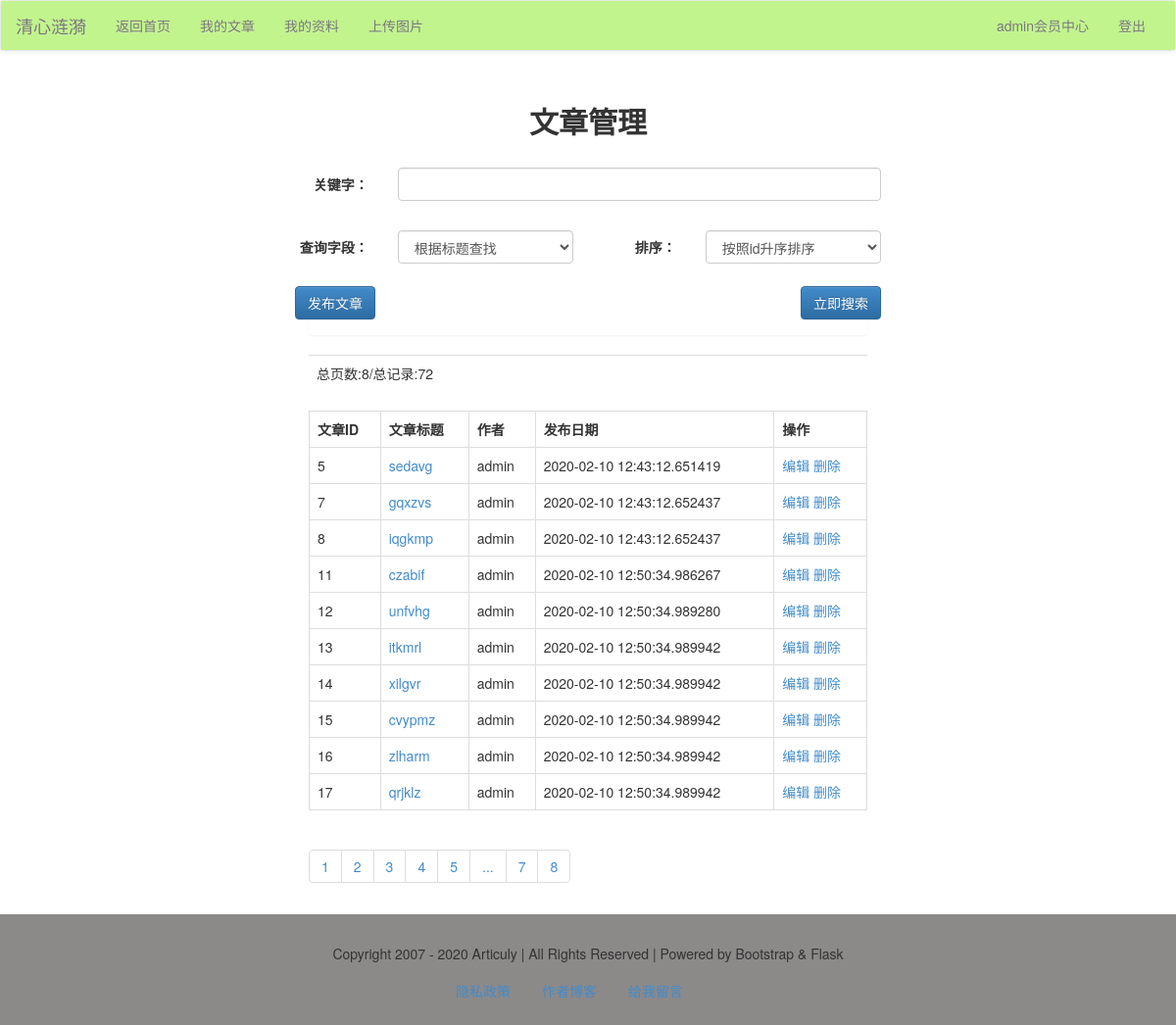
The app's page /member/article/list (signed in), older data.
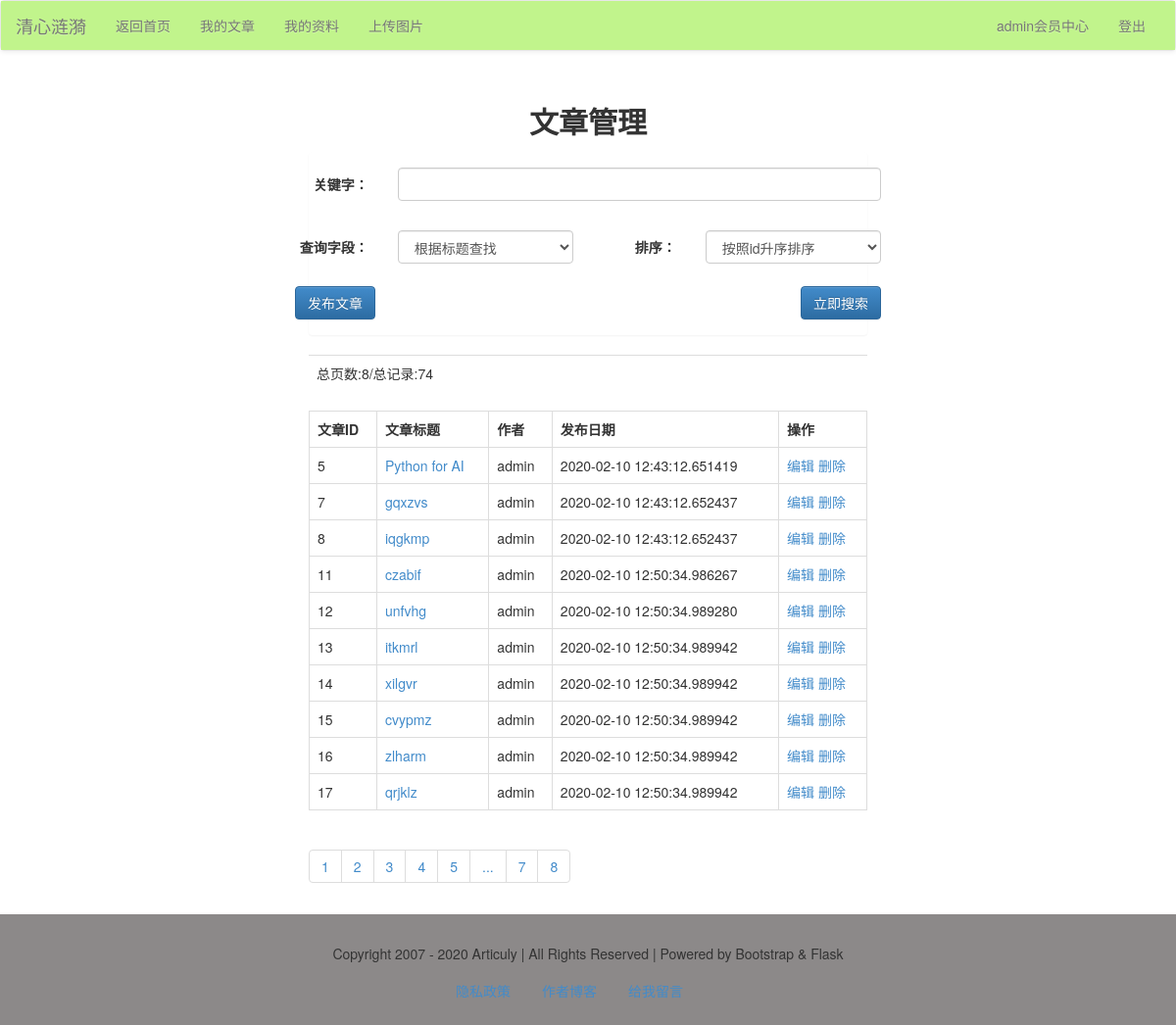
The same page, newer data.
### models.py (models this page shows)
class Article(db.Model):
    id = db.Column(db.Integer, primary_key=True)
    title = db.Column(db.String)
    thumb = db.Column(db.String)
    intro = db.Column(db.String)
    author = db.Column(db.String)
    content = db.Column(db.Text)
    pubdate = db.Column(db.DateTime, default=datetime.now)
    cate_id = db.Column(db.Integer, db.ForeignKey('category.cate_id'))

### member/articles.py (the view)
@member_app.route("/article/list/<int:page>", methods=['get', 'post'])
@member_app.route("/article/list", defaults={"page": 1}, methods=['get', 'post'])
def article_list(page):
    if request.method == 'POST':
        q = request.form['q']
        condition = {request.form['field']: q}
        if request.form['field'] == 'title':
            condition = Article.title.like('%%%s%%' % q)
        else:
            condition = Article.content.like('%%%s%%' % q)
        if request.form['order'] == '1':
            order = Article.id.asc()
        else:
            order = Article.id.desc()
        res = Article.query.filter(Article.author == session['user']).filter(condition).order_by(order).paginate(page,
                                                                                                                 10)
    else:
        res = Article.query.filter(Article.author == session['user']).paginate(page, 10)
    articles = res.items
    pageList = res.iter_pages()
    total = res.total
    pages = res.pages
    return render_template("member/article/article_list.html", articles=articles, pageList=pageList, total=total,
                           pages=pages)

### app.py (called while the page is built)
@app.context_processor
def account():
    username = session.get('user')
    return {'username': username}

@app.context_processor
def getCateList():
    cates = Category.query.all()
    return {'cates': cates}

### libs.py (called while the page is built)
def login_required(func):
    @wraps(func)
    def decorator_nest(*args, **kwargs):
        if not 'user' in session:
            return redirect(url_for('login'))
        else:
            print(func)
            return func(*args, **kwargs)
    return decorator_nest

### member/member_app.py (called while the page is built)
@member_app.before_request
@login_required
def is_login():
    print(session['user'])

### templates/member/article/article_list.html (shortened to what the changed rows need)
{% extends "member/member_base.html" %}
{% block content %}
    <div class="container-fluid">
        <div class="row">
            <div class="main col-lg-6 col-lg-offset-3 col-md-8 col-md-offset-2 col-sm-10 col-sm-offset-1 col-xs-12">
                <h2 class="text-center"><b>文章管理</b></h2>
                <table class="table">
                    <tr>
                        <td>总页数:{{ pages }}/总记录:{{ total }}</td>
                    </tr>
                </table>
                <table class="table table-bordered">
                    <tr>
                        <th>文章ID</th>
                        <th>文章标题</th>
                        <th>作者</th>
                        <th>发布日期</th>
                        <th>操作</th>
                    </tr>
                    {% for article in articles %}
                        <tr>
                            <td>{{ article.id }}</td>
                            <td>
                                <a href="{{ url_for("article_app.view", article_id=article.id) }}">{{ article.title }}</a>
                            </td>
                            <td>{{ article.author }}</td>
                            <td>{{ article.pubdate }}</td>
                            <td>
                                <a href="{{ url_for("member_app.article_edit", article_id=article.id) }}">编辑</a>
                                <a href="{{ url_for("member_app.article_delete", article_id=article.id) }}">删除</a>
                            </td>
                        </tr>
                    {% endfor %}
                </table>
            </div>
        </div>
    </div>
{% endblock %}

Row changes from the older to the newer data that the page shows:
changed Article id 5: title "sedavg" → "Python for AI"
Text that changed along with them:
{{ total }}: "72" → "74"
